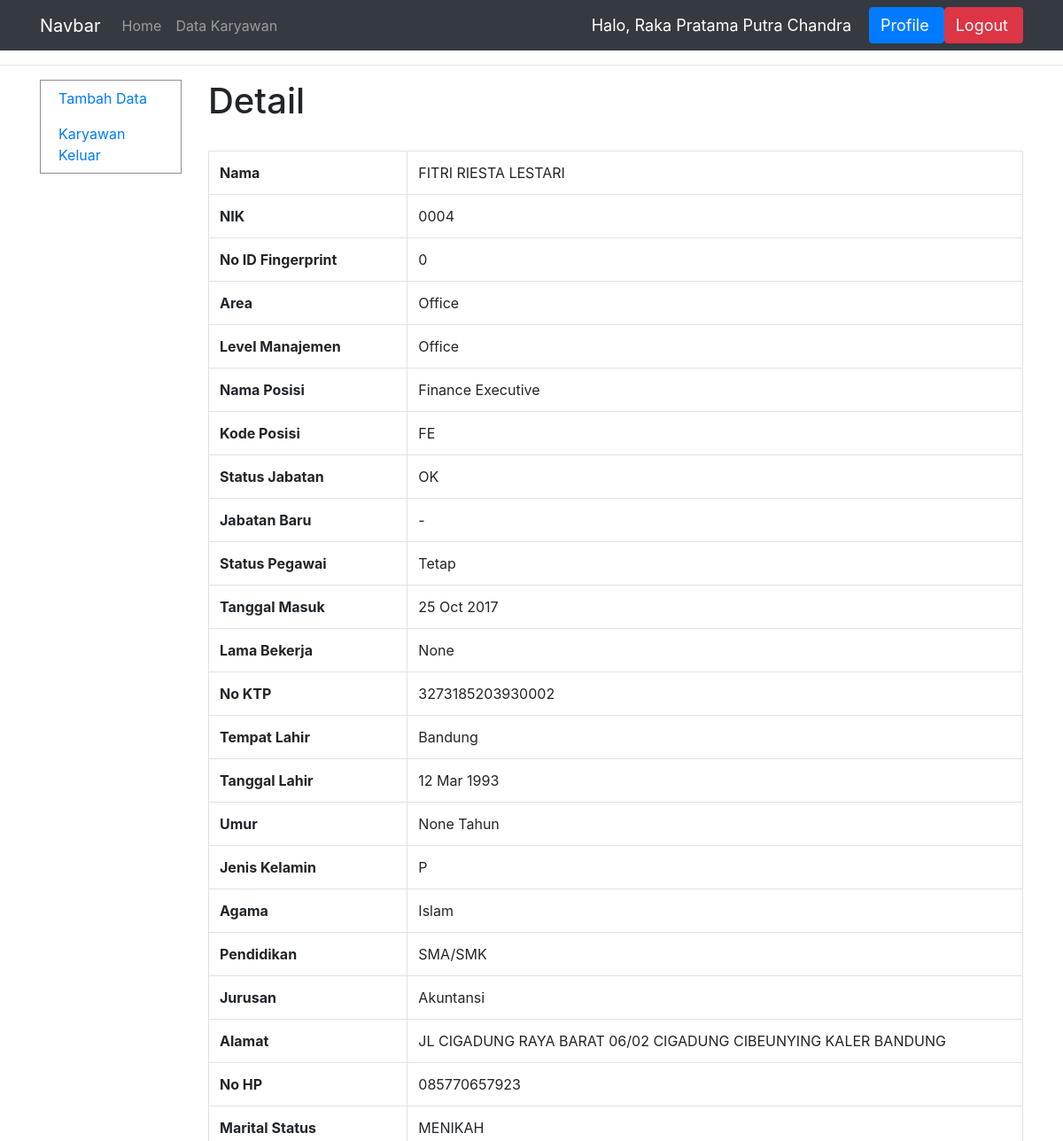
/detail/4 (signed in, upper part), run on an earlier commit of the app's database.
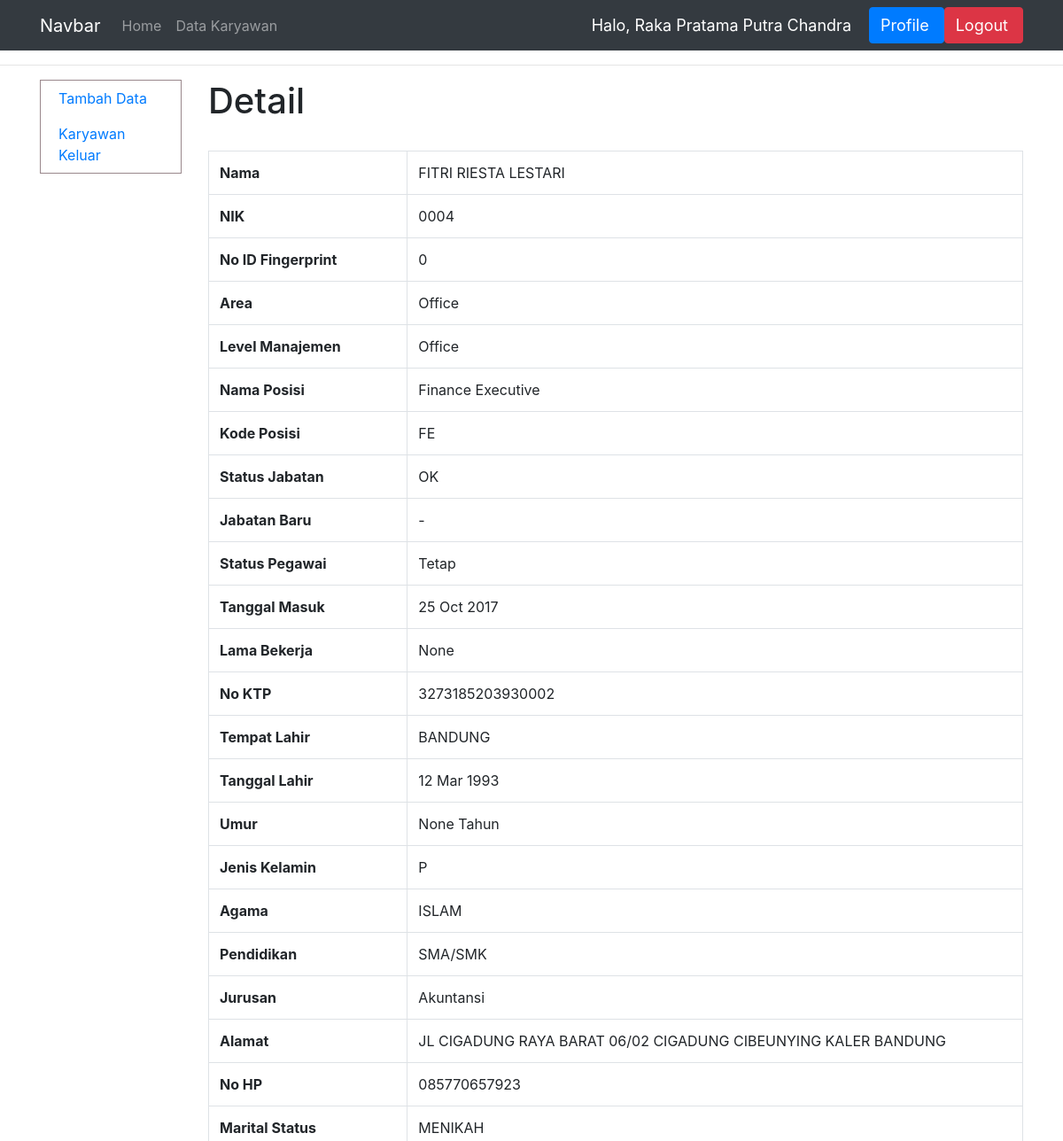
And on a later commit of the database.
### dashboard/models.py (models this page shows, shortened)
class DataKaryawan(models.Model):
    AREA = (
        ('Office', 'Office'),
        ('Jatinangor', 'Jatinangor'),
        ('Cisitu', 'Cisitu'),
        ('Unjani', 'Unjani'),
        ('Metro', 'Metro'),
        ('Sukajadi', 'Sukajadi'),
        ('Telkom Sukabirus', 'Telkom Sukabirus'),
        ('Telkom Sukapura', 'Telkom Sukapura'),
    )
    JENIS_KELAMIN = (
        ('L', 'L'),
        ('P', 'P'),
    )
    PENDIDIKAN = (
        ('SD', 'SD'),
        ('SMP', 'SMP'),
        ('SMA/SMK', 'SMA/SMK'),
        ('D3', 'D3'),
        ('S1', 'S1'),
        ('S2', 'S2'),
        ('S3', 'S3'),
    )
    MARITAL = (
        ('BELUM MENIKAH', 'BELUM MENIKAH'),
        ('MENIKAH', 'MENIKAH'),
        ('CERAI', 'CERAI')
    )
    STATUS = (
        ('AKTIF','AKTIF'),
        ('KELUAR', 'KELUAR'),
    )
    nik = models.CharField(max_length=4, null=True)
    no_id_fingerprint = models.IntegerField()
    nama = models.CharField(max_length=100)
    area = models.CharField(max_length=30, choices=AREA)
    level_manajemen = models.CharField(max_length=40)
    nama_posisi = models.CharField(max_length=30)
    kode_posisi = models.CharField(max_length=5)
    status_jabatan = models.CharField(max_length=40, null=True)
    jabatan_baru = models.CharField(max_length=40, null=True)
    status_pegawai = models.CharField(max_length=50, null=True)
    tanggal_masuk = models.DateField('Tanggal Masuk', null=True)
    lama_bekerja = models.CharField(max_length=100, null=True)
    no_ktp = models.CharField(max_length=30, null=True)
    tempat_lahir = models.CharField(max_length=40, null=True)
    umur = models.IntegerField(null=True)
    tanggal_lahir = models.DateField('Tanggal Lahir', null=True)
    jenis_kelamin = models.CharField(max_length=1, choices=JENIS_KELAMIN)
    agama = models.CharField(max_length=20, null=True)
    pendidikan = models.CharField(max_length=10, choices=PENDIDIKAN)
    jurusan = models.CharField(max_length=40, null=True)
    alamat = models.CharField(max_length=100, null=True)
    no_hp = models.CharField(max_length=20)
    marital_status = models.CharField(max_length=20, choices=MARITAL)
    anak = models.IntegerField()
    no_rekening = models.CharField(max_length=100, null=True)
    bpjs_ketenagakerjaan = models.CharField(max_length=100, null=True)
    nama_darurat = models.CharField(max_length=100, null=True)
    alamat_darurat = models.CharField(max_length=100, null=True)
    hubungan_darurat = models.CharField(max_length=100, null=True)
    no_hp_darurat = models.CharField(max_length=100, null=True)
    status = models.CharField(max_length=100, null=True, choices=STATUS)
    tanggal_keluar = models.DateField('Tanggal Keluar', null=True)
    alasan_keluar = models.CharField(max_length=200, null=True)
    def update_data(self):
        if self.status != 'KELUAR':
            lahir = self.tanggal_lahir
            hariini = datetime.date.today()
            selisih = hariini - lahir
            self.umur = selisih.days // 365
            masuk = self.tanggal_masuk
            selisih = hariini - masuk
            selisih = selisih.days
            bulan = selisih // 30
            selisih = selisih - (bulan*30)
            self.lama_bekerja = str(bulan) + " bulan, " + str(selisih) + " hari"

### dashboard/views.py (the view)
# urls.py: path('detail/<int:id_karyawan>', views.detail_data, name='detail'),
@login_required(login_url='login')
def detail_data(request, id_karyawan):
    context = {}
    data = DataKaryawan.objects.get(pk=id_karyawan)
    data.update_data()
    if data.status == 'AKTIF':
        context['masih_aktif'] = True
    context['nama'] = request.user.first_name
    context['data_kar'] = True
    context['data'] = data
    return render(request, 'data_karyawan/detail.html', context)

### dashboard/templates/data_karyawan/detail.html (shortened to what the changed rows need)
{% extends 'dashboard/main.html' %}
{% block content %}
<div class="container">
    <div class="row">
        <div class="col">
            <h1>Detail</h1>
            <br>
            <table class="table table-bordered">
                <tbody>
                    <tr>
                        <th scope="row">Nama</th>
                        <td>{{data.nama}}</td>
                    </tr>
                    <tr>
                        <th scope="row">NIK</th>
                        <td>{{data.nik}}</td>
                    </tr>
                    <tr>
                        <th scope="row">No ID Fingerprint</th>
                        <td>{{data.no_id_fingerprint}}</td>
                    </tr>
                    <tr>
                        <th scope="row">Area</th>
                        <td>{{data.area}}</td>
                    </tr>
                    <tr>
                        <th scope="row">Level Manajemen</th>
                        <td>{{data.level_manajemen}}</td>
                    </tr>
                    <tr>
                        <th scope="row">Nama Posisi</th>
                        <td>{{data.nama_posisi}}</td>
                    </tr>
                    <tr>
                        <th scope="row">Kode Posisi</th>
                        <td>{{data.kode_posisi}}</td>
                    </tr>
                    <tr>
                        <th scope="row">Status Jabatan</th>
                        <td>{{data.status_jabatan}}</td>
                    </tr>
                    <tr>
                        <th scope="row">Jabatan Baru</th>
                        <td>{{data.jabatan_baru}}</td>
                    </tr>
                    <tr>
                        <th scope="row">Status Pegawai</th>
                        <td>{{data.status_pegawai}}</td>
                    </tr>
                    <tr>
                        <th scope="row">Tanggal Masuk</th>
                        <td>{{data.tanggal_masuk|date:"d M Y"}}</td>
                    </tr>
                    <tr>
                        <th scope="row">Lama Bekerja</th>
                        <td>{{data.lama_bekerja}}</td>
                    </tr>
                    <tr>
                        <th scope="row">No KTP</th>
                        <td>{{data.no_ktp}}</td>
                    </tr>
                    <tr>
                        <th scope="row">Tempat Lahir</th>
                        <td>{{data.tempat_lahir}}</td>
                    </tr>
                    <tr>
                        <th scope="row">Tanggal Lahir</th>
                        <td>{{data.tanggal_lahir | date:"d M Y" }}</td>
                    </tr>
                    <tr>
                        <th scope="row">Umur</th>
                        <td>{{data.umur}} Tahun</td>
                    </tr>
                    <tr>
                        <th scope="row">Jenis Kelamin</th>
                        <td>{{data.jenis_kelamin}}</td>
                    </tr>
                    <tr>
                        <th scope="row">Agama</th>
                        <td>{{data.agama}}</td>
                    </tr>
                    <tr>
                        <th scope="row">Pendidikan</th>
                        <td>{{data.pendidikan}}</td>
                    </tr>
                    <tr>
                        <th scope="row">Jurusan</th>
                        <td>{{data.jurusan}}</td>
                    </tr>
                    <tr>
                        <th scope="row">Alamat</th>
                        <td>{{data.alamat}}</td>
                    </tr>
                    <tr>
                        <th scope="row">No HP</th>
                        <td>{{data.no_hp}}</td>
                    </tr>
                    <tr>
                        <th scope="row">Marital Status</th>
                        <td>{{data.marital_status}}</td>
                    </tr>
                </tbody>
            </table>
            <br>
            {% if not masih_aktif %}
            <br>
            {% endif %}
            <br>
            <br>
            <br>
            <br>
        </div>
    </div>
</div>
{% endblock %}

What changed in the data, as far as the page shows it:
changed DataKaryawan "FITRI RIESTA LESTARI": tempat_lahir "Bandung" → "BANDUNG"; agama "Islam" → "ISLAM"
